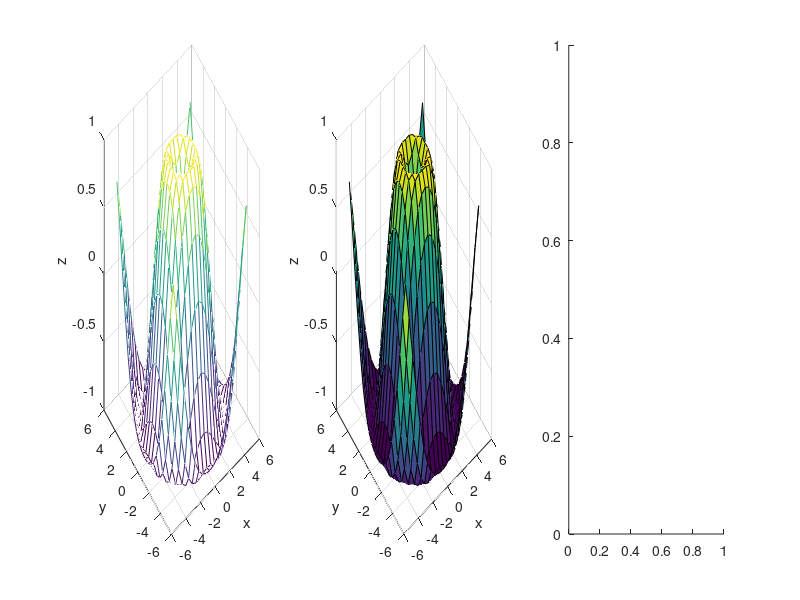

Reproduce this figure in MATLAB. (Note: this script raises an error after producing the figure.)
% Isaac Pfleegor
% CSCD 409, Homework 5
% <05/04/2016>
%
clc, clear, close all ;

% the following is to help the grader (substitute your name)
diary ipfleegorHw5.txt

% Always display your name at runtime
disp('Isaac Pfleegor- CSCD 409 Homework 5') ;

% change to Octave to Matlab if that's what you use
disp('This assignment was tested in Matlab') ;   

%problem 1
disp('');
disp('================Problem 1 ==============');

x = -5:0.5:5; 
y = -5:0.5:5;

%create 2d matrix with x and y
[X,Y] = meshgrid(x,y);

X_2 = X.^2;
Y_2 = Y.^2;

Z = sin(sqrt(X_2 + Y_2));
%TODO:find a way to adjust figure size by default 
figure
subplot(1,3,1);

%plot subplots and add labels

mesh(X,Y,Z);
xlabel('x');
ylabel('y');
zlabel('z');

subplot(1,3,2);
surf(X,Y,Z);
xlabel('x');
ylabel('y');
zlabel('z');

subplot(1,3,3);
mysurfc(1.2, X,Y,Z);
xlabel('x');
ylabel('y');
zlabel('z');

%problem 2
disp('');
disp('==================Problem 2================');
load lake_powell.dat;
%sum each column
year_sums = sum(lake_powell(:,:));

year_averages = (year_sums / 12)

%for total average sum all years and divide by total number of months
total_average = sum(year_sums)/(12*8)

%part b
higher_than_average_months = find(year_averages>=total_average);

total_higher_months = max(higher_than_average_months);

fprintf('Number of months higher than total average: %d\n', total_higher_months);

years = 2000:2007;
%parse years and averages using index
years_above_average = years(higher_than_average_months)';
averages_above_average = year_averages(higher_than_average_months)';
%part c
table(years_above_average, averages_above_average)

%problem 2
disp('');
disp('==================Problem 3================');

%problem 4
disp('');
disp('================Problem 4 ==============');
base = 2000;
mo_contrib = 175;
mo_interest = 0.0041;
%12 months * 18years
total_months = 12 * 18;

balance_ledger = zeros(1,total_months);

balance_ledger(1,1) = base + (base + mo_contrib)*mo_interest + mo_contrib;

% 
% New balance = Old balance + interest + your contribution
for i = 2:total_months
    %get the old balance from ledger
    old_balance = balance_ledger(1, i-1);
    %add interest and new contribution to old_balance
    new_balance = old_balance + old_balance*mo_interest + mo_contrib;
    balance_ledger(1,i) = new_balance;
end

count = 1:total_months;
figure
plot(count,balance_ledger);
xlabel('months');
ylabel('balance');
% Find the amount in the savings account each month for the next 18 years (create a vector of the
% values). A for loop is fine here. Plot the amount in the account as a function of elapsed time in
% months.

disp('');
disp('==================Problem 5================');
PercentIncrease  =  [10, 0, 10, 0, 10, 5, 5, 0, 5, 5, 0, 10, 0, 5, 10, 5, 0, 10, 0, 0, 5, 5] ;
%adjust percentage increase vector to represent decimal val
PercentIncrease = PercentIncrease *.01;
tuition_cost = 7200;
cummulative_cost = 0;
for i = 1:length(PercentIncrease)
   
    tuition_cost = tuition_cost*PercentIncrease(i) + tuition_cost;
    %total cost while student is in college
    %sum of last 4 years of tuition_cost

    if i > 18
       cummulative_cost = cummulative_cost + tuition_cost;   
    end
end

fprintf('total cost of college over 4 years: %d\n', cummulative_cost);

disp('');
disp('==================Problem 6================');

disp('');
disp('==================Problem 7================');
figure
%calculate vals as a function of t
t = 0:30;
vals = (-9.8/2)*(t.^2)+125*t+500;
%plot the trajectory values
plot(vals)
grid on
%click on the max Y values for height
%and max x values for time elapse
%
[X,Y] = ginput;

%find Y values where Y <= 0 (landing point)
est_land_time_index = find(Y <=0);
%return time where rocket has landed
est_land_time = X(est_land_time_index);
%max function for finding max height(Y value)
est_max_height = max(Y);

fprintf('estimated max height of rocket: %d\n', est_max_height);
fprintf('estimated landing time of rocket: %d\n', est_land_time);

%end of file
diary off
